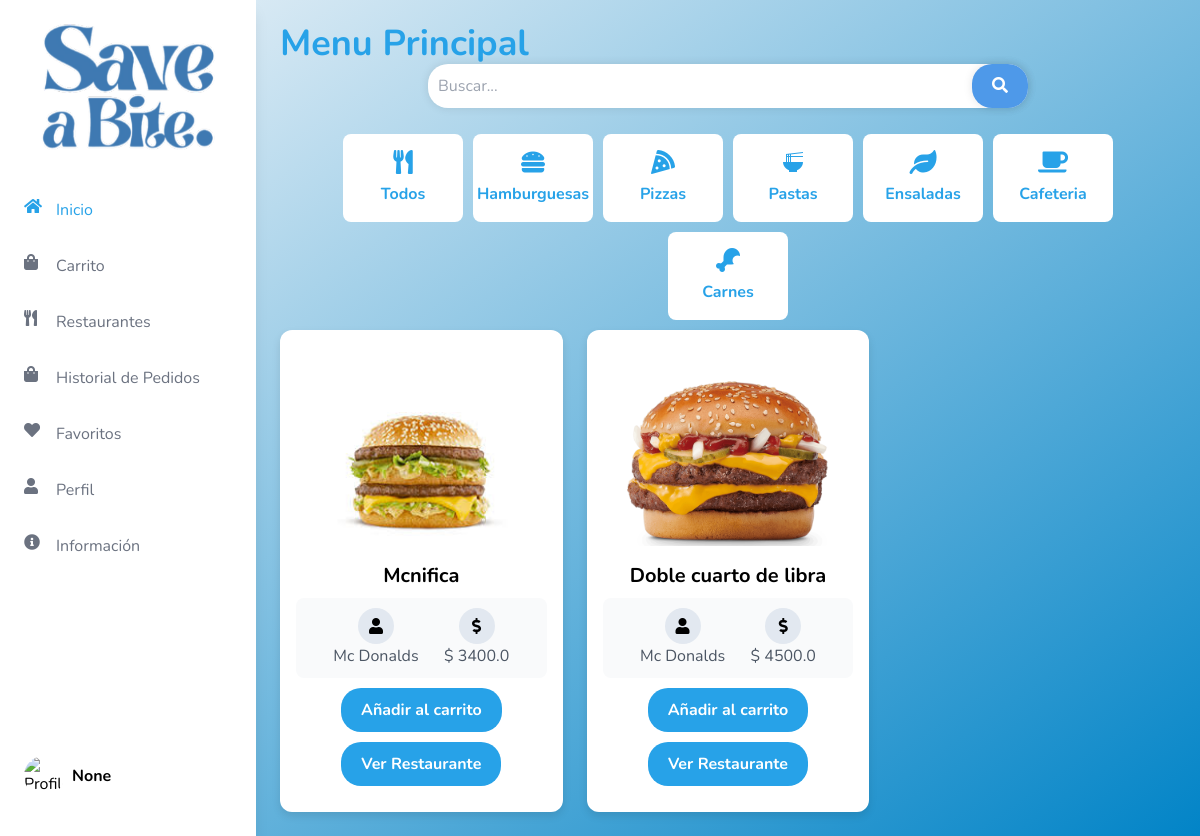
Before: /menu with the older database file.
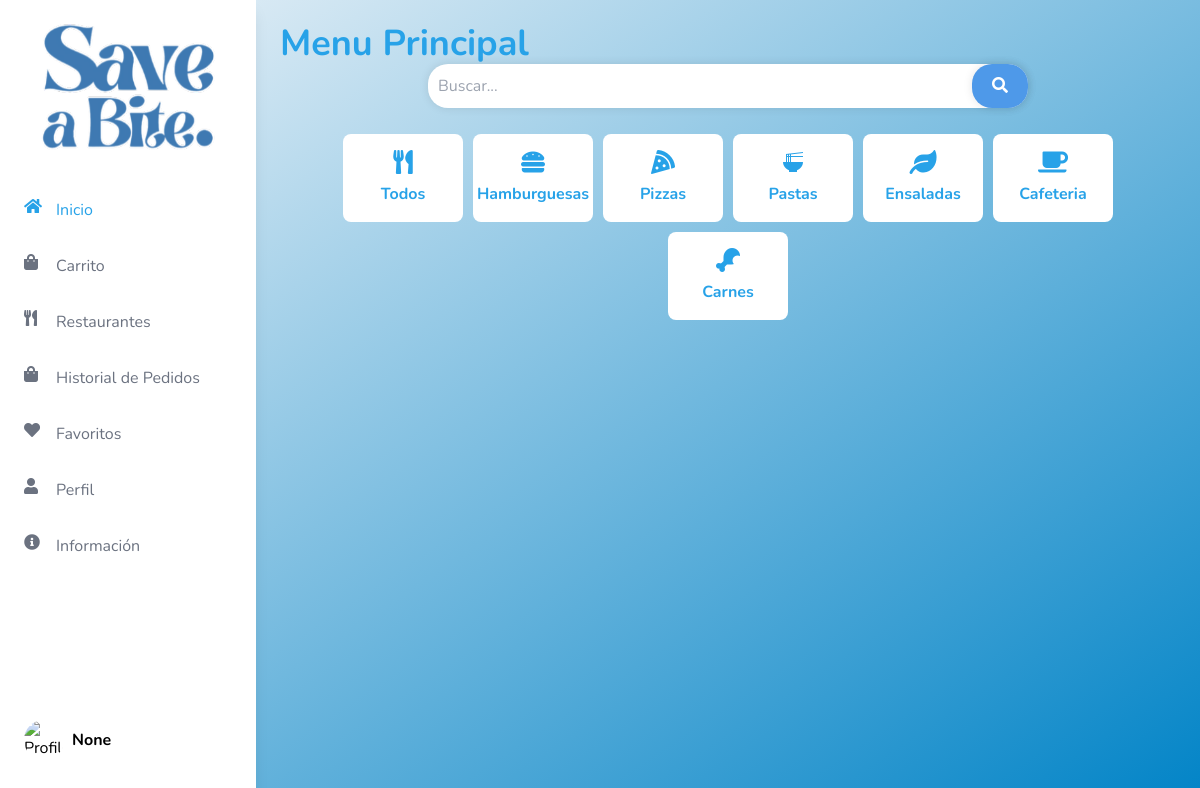
After: the same page with the newer database file.
### tables this page shows
CREATE TABLE Productos (
            id INTEGER PRIMARY KEY AUTOINCREMENT,
            id_empresa INTEGER NOT NULL,
            nombre TEXT NOT NULL,
            empresa TEXT NOT NULL,
            precio REAL NOT NULL,
            descripcion TEXT NOT NULL,
            imagen TEXT NOT NULL,
            tipoComida TEXT NOT NULL,
            stock INTEGER DEFAULT 0,
            estad TEXT DEFAULT 'No Disponible',
            tipo_dieta TEXT,
            FOREIGN KEY (id_empresa) REFERENCES usuarioEmpresa (id)
        );

### app.py (the view, shortened to what this page needs)
@app.route("/menu", methods=['GET'])
def menu():
    user_name = session.get('user_name')
    user_image = session.get('user_image')
    user_id = session.get('user_id')
    query = request.args.get('query', '').lower()
    conn = get_db_connection()
    user = conn.execute('SELECT tipo_dieta FROM usuarios WHERE id = ?', (user_id,)).fetchone()
    tipo_dieta = user['tipo_dieta'] if user else None
    productos = conn.execute('''
        SELECT Productos.*, usuarioEmpresa.imagen AS empresa_imagen
        FROM Productos
        JOIN usuarioEmpresa ON Productos.id_empresa = usuarioEmpresa.id
        WHERE Productos.estad = 'Disponible'
    ''').fetchall()
    recomendados = []
    conn.close()
    return render_template('general/menu.html', user_name=user_name, user_image=user_image, productos=productos, recomendados=recomendados, tipo_dieta=tipo_dieta)

### app.py (called while the page is built)
def get_db_connection():
    conn = sqlite3.connect('flask_db.db')
    conn.row_factory = sqlite3.Row
    return conn

### templates/general/menu.html (shortened to what this page needs)
<!DOCTYPE html>
<html lang="es">
<head>
    <script src="https://cdn.tailwindcss.com"></script>
    <link href="https://cdnjs.cloudflare.com/ajax/libs/font-awesome/5.15.3/css/all.min.css" rel="stylesheet">
</head>
<body class="flex">
    {% include 'Sidebars/SidebarUsuario.html' %}
    <div class="flex-1 p-6 content ml-64">
        <h1 class="text-4xl font-bold text-custom-blue">Menu Principal</h1>
        <div class="header">
            <div class="search">
                <input type="text" placeholder="Buscar...">
                <button type="submit"><i class="fas fa-search"></i></button>
            </div>
        </div>
        <div class="button-container">
            <button class="btn-custom {% if tipo_comida == 'todos' %}active{% endif %}" onclick="filterCategory('todos')">
                <i class="fas fa-utensils"></i>
                Todos
            </button>
            <button class="btn-custom {% if 'Hamburguesas' in tipo_comida %}active{% endif %}" onclick="filterCategory('Hamburguesas')">
                <i class="fas fa-hamburger"></i>
                Hamburguesas
            </button>
            <button class="btn-custom {% if 'Pizzas' in tipo_comida %}active{% endif %}" onclick="filterCategory('Pizzas')">
                <i class="fas fa-pizza-slice"></i>
                Pizzas
            </button>
            <button class="btn-custom {% if 'Pastas' in tipo_comida %}active{% endif %}" onclick="filterCategory('Pastas')">
                <i class="material-icons">ramen_dining</i>
                Pastas
            </button>
            <button class="btn-custom {% if 'Ensaladas' in tipo_comida %}active{% endif %}" onclick="filterCategory('Ensaladas')">
                <i class="fas fa-leaf"></i>
                Ensaladas
            </button>
            <button class="btn-custom {% if 'Cafeteria' in tipo_comida %}active{% endif %}" onclick="filterCategory('Cafeteria')">
                <i class="fas fa-coffee"></i>
                Cafeteria
            </button>
            <button class="btn-custom {% if 'Carnes' in tipo_comida %}active{% endif %}" onclick="filterCategory('Carnes')">
                <i class="fas fa-drumstick-bite"></i>
                Carnes
            </button>
        </div>
        <div class="grid grid-cols-1 md:grid-cols-2 lg:grid-cols-3 gap-6">
            {% for producto in productos %}
                {% if producto.estad == "Disponible" and producto.stock != 0 %}
                    <div class="recipe-card {{ producto.tipo_comida }}" onclick="goToProductDetail('{{ producto.id }}')">
                        <img src="{{ url_for('static', filename='uploads/' ~ producto.imagen) }}" alt="{{ producto.nombre }}">
                        <h3 class="text-xl font-bold mb-2">{{ producto.nombre }}</h3>
                        <div class="info">
                            <div>
                                <div class="info-icon"><i class="fas fa-user"></i></div>
                                <p class="text-gray-600">{{ producto.empresa }}</p>
                            </div>
                            <div>
                                <div class="info-icon"><i class="fas fa-dollar-sign"></i></div>
                                <p class="text-gray-600">$ {{ producto.precio }}</p>
                            </div>
                        </div>
                        <div class="button-container">
                            <button class="action-button add-to-cart-btn" data-stock="{{ producto.stock }}" data-id="{{ producto.id }}" data-name="{{ producto.nombre }}" data-description="{{ producto.descripcion }}" data-price="{{ producto.precio }}" data-image="{{ url_for('static', filename='uploads/' ~ producto.imagen) }}">Añadir al carrito</button>
                            <form method="GET" action="{{ url_for('ver_menu', id=producto.id_empresa) }}">
                                <button type="submit" class="action-button">Ver Restaurante</button>
                            </form>
                        </div>
                    </div>
                {% endif %}
            {% endfor %}
        </div>
    </div>
</body>
</html>

Changed rows visible on the page:
removed Productos: imagen (picture), nombre "Mcnifica", empresa "Mc Donalds", precio "3400.0"
removed Productos: imagen (picture), nombre "Doble cuarto de libra", empresa "Mc Donalds", precio "4500.0"
